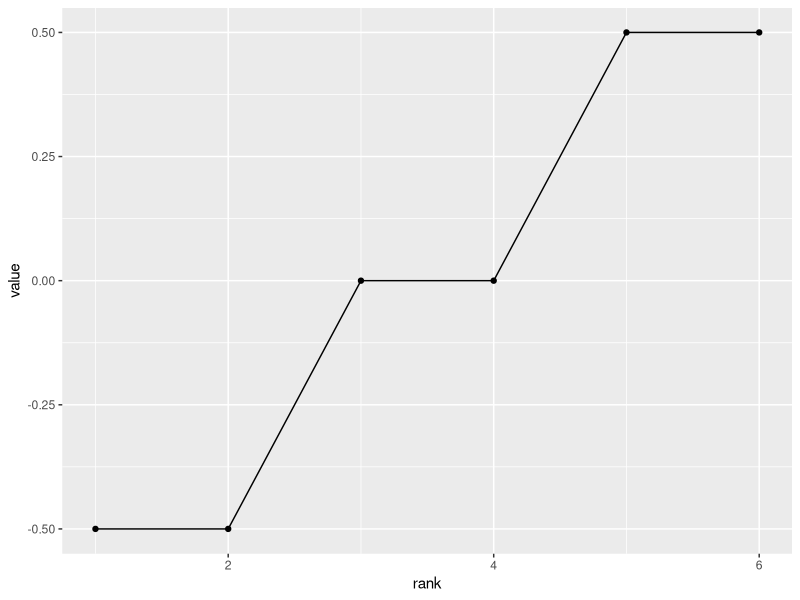

Recreate this plot in R.
## ---- chunk 1
## nodes in the graph
nodes1 <- LETTERS[1:8]

## the adjacency matrix for the graph
adjacency1 <- matrix(c(0,0,1,0,0,1,0,0,
                     0,0,0,0,1,0,0,1,
                     1,0,0,1,0,1,0,0,
                     0,0,1,0,1,0,1,0,
                     0,1,0,1,0,0,0,1,
                     1,0,1,0,0,0,1,0,
                     0,0,0,1,0,1,0,1,
                     0,1,0,0,1,0,1,0), nrow = 8, ncol = 8, byrow = FALSE, 
                     dimnames = list(nodes1, nodes1))
adjacency1

## the degree matrix for the graph
nof_degree <- apply(adjacency1, 2, sum)
degree1 <- diag(nof_degree)
colnames(degree1) <- nodes1
rownames(degree1) <- nodes1
degree1

## the laplacian matrix for the graph
laplacian1 <- degree1 - adjacency1
laplacian1

## sum of all entries
sum(degree1)
sum(adjacency1)
sum(laplacian1)

## number of nonzero entries
sum(degree1 != 0)
sum(adjacency1 != 0)
sum(laplacian1 != 0)
## ---- chunk 2
library(ggplot2)

## nodes in the graph
nodes2 <- 1:6

## the adjacency matrix for the graph
adjacency2 <- matrix(c(0,1,1,0,0,0,
                       1,0,0,1,0,1,
                       1,0,0,1,0,0,
                       0,1,1,0,1,0,
                       0,0,0,1,0,1,
                       0,1,0,0,1,0), nrow = 6, ncol = 6, byrow = FALSE, 
                     dimnames = list(nodes2, nodes2))
adjacency2

## the degree matrix for the graph
nof_degree <- apply(adjacency2, 2, sum)
degree2 <- diag(nof_degree)
colnames(degree2) <- nodes2
rownames(degree2) <- nodes2
degree2

## the laplacian matrix for the graph
laplacian2 <- degree2 - adjacency2
laplacian2

## find eigenvalues and eigenvectors
eig <- eigen(laplacian2)
eig

## lambda_2
eig_val <- rev(eig$values)[2]
eig_val

## and the corresponding eigenvector
eig_vec <- eig$vectors[,5]
eig_vec
sum(eig_vec)

plot_data <- data.frame(rank = 1:6,
                        value = sort(eig_vec))
ggplot(plot_data, aes(x=rank, y=value)) +
  geom_point() +
  geom_line()
